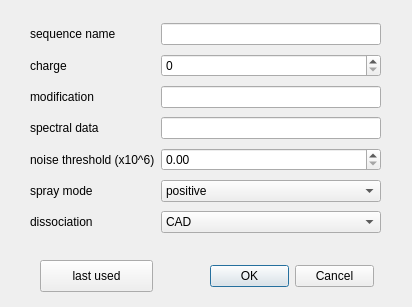
<?xml version="1.0" encoding="UTF-8"?>
<ui version="4.0">
 <class>startDialog</class>
 <widget class="QDialog" name="startDialog">
  <property name="geometry">
   <rect>
    <x>0</x>
    <y>0</y>
    <width>412</width>
    <height>307</height>
   </rect>
  </property>
  <property name="windowTitle">
   <string>Dialog</string>
  </property>
  <widget class="QDialogButtonBox" name="buttonBox">
   <property name="geometry">
    <rect>
     <x>210</x>
     <y>260</y>
     <width>164</width>
     <height>32</height>
    </rect>
   </property>
   <property name="standardButtons">
    <set>QDialogButtonBox::Cancel|QDialogButtonBox::Ok</set>
   </property>
  </widget>
  <widget class="QWidget" name="layoutWidget">
   <property name="geometry">
    <rect>
     <x>30</x>
     <y>20</y>
     <width>351</width>
     <height>216</height>
    </rect>
   </property>
   <layout class="QGridLayout" name="gridLayout">
    <item row="4" column="1">
     <widget class="QDoubleSpinBox" name="noiseLimit"/>
    </item>
    <item row="0" column="0">
     <widget class="QLabel" name="labelSequ">
      <property name="text">
       <string>sequence name</string>
      </property>
     </widget>
    </item>
    <item row="0" column="1">
     <widget class="QLineEdit" name="sequence"/>
    </item>
    <item row="1" column="0">
     <widget class="QLabel" name="labelCharge">
      <property name="text">
       <string>charge</string>
      </property>
     </widget>
    </item>
    <item row="1" column="1">
     <widget class="QSpinBox" name="charge">
      <property name="whatsThis">
       <string>&lt;html&gt;&lt;head/&gt;&lt;body&gt;&lt;p&gt;charge state of precursor ion&lt;/p&gt;&lt;/body&gt;&lt;/html&gt;</string>
      </property>
     </widget>
    </item>
    <item row="2" column="0">
     <widget class="QLabel" name="labelMod">
      <property name="text">
       <string>modification</string>
      </property>
     </widget>
    </item>
    <item row="2" column="1">
     <widget class="QLineEdit" name="modification"/>
    </item>
    <item row="4" column="0">
     <widget class="QLabel" name="labelNoise">
      <property name="text">
       <string>noise threshold (x10^6)</string>
      </property>
     </widget>
    </item>
    <item row="5" column="0">
     <widget class="QLabel" name="labelMode">
      <property name="text">
       <string>spray mode</string>
      </property>
     </widget>
    </item>
    <item row="5" column="1">
     <widget class="QComboBox" name="sprayMode">
      <property name="currentText">
       <string>positive</string>
      </property>
      <item>
       <property name="text">
        <string>positive</string>
       </property>
      </item>
      <item>
       <property name="text">
        <string>negative</string>
       </property>
      </item>
     </widget>
    </item>
    <item row="6" column="0">
     <widget class="QLabel" name="labelDiss">
      <property name="text">
       <string>dissociation</string>
      </property>
     </widget>
    </item>
    <item row="6" column="1">
     <widget class="QComboBox" name="dissociation">
      <item>
       <property name="text">
        <string>CAD</string>
       </property>
      </item>
      <item>
       <property name="text">
        <string>ECD</string>
       </property>
      </item>
      <item>
       <property name="text">
        <string>EDD</string>
       </property>
      </item>
     </widget>
    </item>
    <item row="3" column="0">
     <widget class="QLabel" name="labelData">
      <property name="text">
       <string>spectral data</string>
      </property>
     </widget>
    </item>
    <item row="3" column="1">
     <widget class="QLineEdit" name="spectralData"/>
    </item>
   </layout>
  </widget>
  <widget class="QPushButton" name="defaultButton">
   <property name="geometry">
    <rect>
     <x>40</x>
     <y>260</y>
     <width>113</width>
     <height>32</height>
    </rect>
   </property>
   <property name="sizePolicy">
    <sizepolicy hsizetype="Minimum" vsizetype="Preferred">
     <horstretch>0</horstretch>
     <verstretch>0</verstretch>
    </sizepolicy>
   </property>
   <property name="minimumSize">
    <size>
     <width>113</width>
     <height>0</height>
    </size>
   </property>
   <property name="text">
    <string>last used</string>
   </property>
  </widget>
 </widget>
 <resources/>
 <connections/>
</ui>
